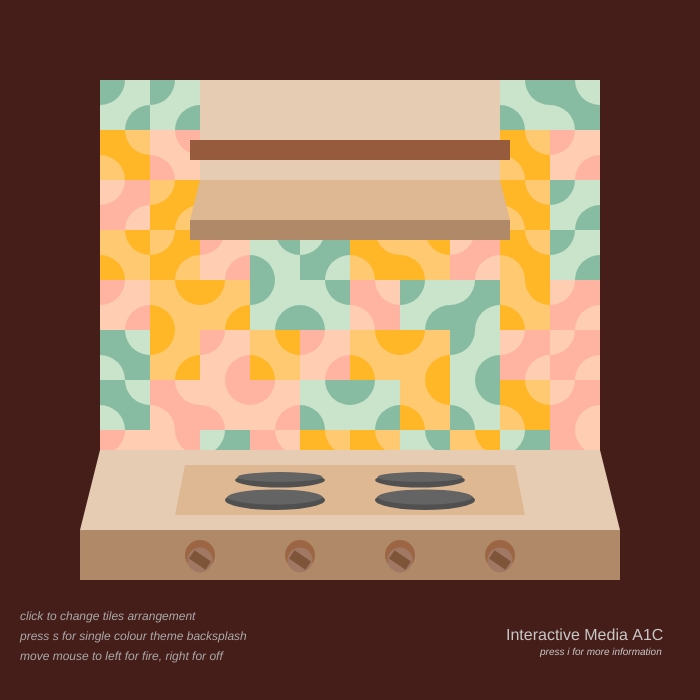
Frame 1 (no input)
Frame 60 (no input): identical to frame 1, image omitted
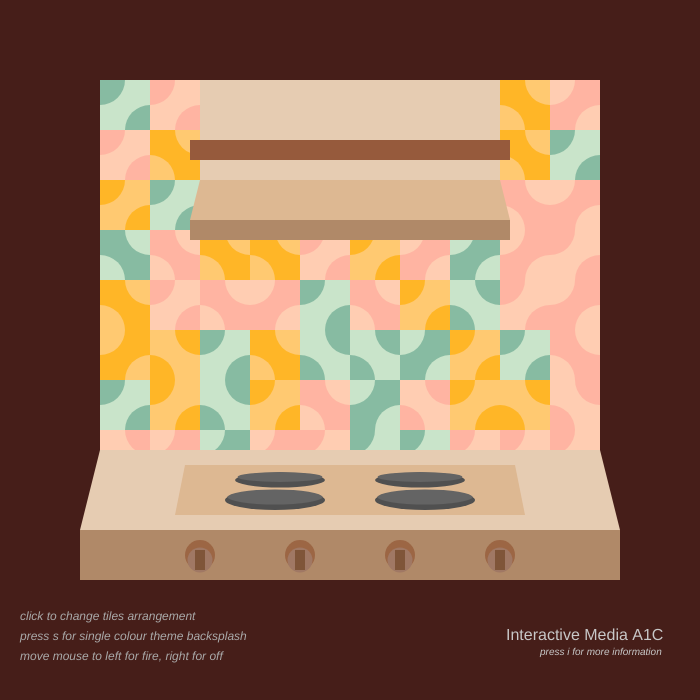
Frame 120 (the mouse pressed at the canvas centre since frame 60)

The p5.js sketch that drew these frames (run headless with seeded random() and noise() and a simulated clock; from frame 60 on, the mouse is pressed at the canvas centre):

// p5.js sketch
// ── sketch.js
var showDetails = false;
var singleColour = false;

var colours1 = [];
var colours2 = [];

var tiles = [];
var smoke = [];

function setup() {
  createCanvas(700, 700);
  rectMode(CORNERS);
  noStroke();

  colours1 = [color(255, 205, 178),color(255, 201, 113),color(201, 228, 202)];
  colours2 = [color(255, 180, 162),color(255, 182, 39),color(135, 187, 162)];

  createTiles();
}

function draw() {
  background(70,30,25);
  
  for (var tile of tiles){
    tile.display();
  }
  
  drawStove();
  drawSmoke();
  drawDetails();
  displayText();
}

function drawDetails(){
  push();
  // rangehood
  fill(230, 204, 178);
  rect(200,80,500,180);
  fill(221, 184, 146);
  quad(200,180,500,180,510,220,190,220);
  fill(176, 137, 104);
  rect(190,220,510,240);

  // shelf for accent
  fill(150,90,60);
  rect(190,140,510,160);
  pop();
}

function drawStove(){
  push();
  // bench
  fill(230, 204, 178);
  quad(100,450,600,450,
      620,530,80,530);
  fill(176, 137, 104);
  rect(80,530,620,580);

  // stovetop
  fill(221, 184, 146);
  quad(185,465,515,465,
       525,515,175,515);
  for (var i = 0; i < 2; i++){ // second for depth (diff colours)
    if (i == 0){
      fill(80);
    } else {
      fill(100);
    }
    ellipse(280,480-3*i,90-5*i,15-5*i);
    ellipse(275,500-3*i,100-5*i,20-5*i);
    ellipse(420,480-3*i,90-5*i,15-5*i);
    ellipse(425,500-3*i,100-5*i,20-5*i);
  }

  // knobs
  for (var x = 200; x <= 500; x += 100){
    fill(156, 102, 68);
    circle(x, 555, 30); //shadow
    
    fill(160, 120, 100); // main
    circle(x, 560, 25);
    
    push();
      translate(x,560);
      fill(127, 85, 57);
      rotate((mouseX-350)/360);
      rect(-5,-10,5,10);
    pop();
  }
  drawFire(280, 450, 3/4);
  drawFire(420, 450, 3/4);
  drawFire(280, 470, 1);
  drawFire(420, 470, 1);
  pop();
}

function drawFire(x, y, size){
  push();
  if (mouseX > 350){
    translate(x, y); // move so that i can scale for the ones at back
    scale(size);
    
    var bright = mouseX-350;
    
    // glow thing
    fill(255,180,60,bright/3);
    ellipse(0,0,90,80);
    
    // outer flame
    fill(255,120,30,bright/4);
    beginShape();
      vertex(10,30);
      vertex(-10,30);
      vertex(-35,10);
      vertex(-25,-25);
      vertex(-10,-10);
      vertex(0,-45);
      vertex(10,-10);
      vertex(20,-30);
      vertex(25,0);
    endShape(CLOSE);
    
    // transition
    fill(255,200,50,bright/4);
    beginShape();
      vertex(5,30);
      vertex(-5,30);
      vertex(-20,5);
      vertex(-15,-2);
      vertex(-5,3);
      vertex(2,-8);
      vertex(5,3);
      vertex(15,-10);
      vertex(17,0);
    endShape(CLOSE);
    
    // inner
    fill(255,240,150,bright/4);
    beginShape();
      vertex(0,30);
      vertex(-10,10);
      vertex(0,15);
      vertex(10,5);
    endShape(CLOSE);
  }
  pop();
}

function drawSmoke(){
  if (mouseX > 350){ // only on right side (ie fire on)
    if (random(350,3000) < mouseX){
      // smoke has [x, y, width, height, xspeed]
      // didn't want to have to make an entire class for it
      smoke.push([280+random(-15,15), 400, 
                  random(10,30),random(5,20),random(-0.3,0.3)]);
      smoke.push([420 +random(-15,15),400,
                  random(10,30),random(5,20),random(-0.3,0.3)]);
    }

    fill(100,(mouseX-350)/10); // link opacity to mouse

    for (var i = 0; i < smoke.length; i++){
      ellipse(smoke[i][0], smoke[i][1], smoke[i][2], smoke[i][3]);
      smoke[i][0] += smoke[i][4]; // add xspeed to x
      smoke[i][1] -= 1; // y-1

      if (smoke[i][1] < 240){
        smoke.splice(i, 1); // remove smoke object
      }
    }
  }
}

function createTiles(){
  tiles = [];
  var tempColour; // if not single mode, decide per tile ie in for loop
  if (singleColour){
    tempColour = floor(random(0,3)); // if single decide beforehand
  }
  for (var x = 100; x < 600; x+=50){
    for (var y = 80; y < 480; y+=50){
      if (!singleColour){
        tempColour = floor(random(0,3)); // floor to ensure its a whole num
      }
      tiles.push(new Tile(x,y,random([0,PI/2]),
                          colours1[tempColour],colours2[tempColour]));
    }
  }
}

class Tile {
  constructor(x,y,rotation,colour1,colour2){
    this.x = x;
    this.y = y;
    this.rotation = rotation;
    this.colour1 = colour1;
    this.colour2 = colour2;
    this.inverted = random([true,false]); // decide arc color
  }

  display(){
    push();
    translate(this.x+25,this.y+25); // centre of tile
    rotate(this.rotation);
    if (this.inverted){
      this.baseTile(this.colour2, this.colour1);
    } else {
      this.baseTile(this.colour1, this.colour2);
    }
    pop();
  }

  baseTile(c1,c2){
    fill(c1);
    rect(-25,-25,25,25);
    fill(c2);
    arc(-25,-25,50,50,0,PI/2);
    arc(25,25,50,50, PI,PI+PI/2);
  }
}

function displayText(){
  push();
  // TEXT
  fill(170);

  textStyle(ITALIC);
  textSize(12);
  text('click to change tiles arrangement', 20, 620);
  text('press s for single colour theme backsplash', 20, 640);
  text('move mouse to left for fire, right for off', 20, 660);

  let detailsOffset = 0;

  if (showDetails){
    textStyle(BOLD);
    text('Graphical Elements', 550, 650);
    textStyle(NORMAL);
    text('Conditional Testing: left or right - fire control', 430, 665);
    text('Unpredictability: duotone truchet tiling - kitchen backsplash', 349, 680);
    
    stroke('grey');
    strokeWeight(1);
    line(525,635,662,635);
    detailsOffset = 30;
  }

  noStroke();
  fill(200);
  textStyle(NORMAL);
  textSize(16);
  text('Interactive Media A1C', 506, 640-detailsOffset);
  textStyle(ITALIC);
  textSize(10);
  text('press i for more information', 540, 655-detailsOffset);
  pop();
}

// controls
function mousePressed(){
  createTiles();
}

function keyPressed(){
  if (key == 'i'){
    showDetails = !showDetails;
  }
  if (key == 's'){
    singleColour = !singleColour;
    createTiles();
  }
}
